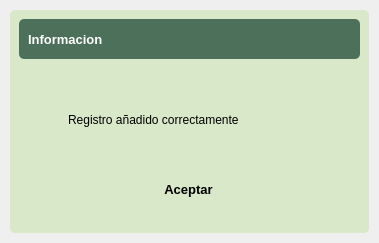
<?xml version="1.0" encoding="UTF-8"?>
<ui version="4.0">
 <class>DetailWindow</class>
 <widget class="QWidget" name="DetailWindow">
  <property name="geometry">
   <rect>
    <x>0</x>
    <y>0</y>
    <width>379</width>
    <height>243</height>
   </rect>
  </property>
  <property name="windowTitle">
   <string>Form</string>
  </property>
  <property name="styleSheet">
   <string notr="true">border-radius: 5px</string>
  </property>
  <layout class="QVBoxLayout" name="verticalLayout">
   <property name="spacing">
    <number>0</number>
   </property>
   <property name="leftMargin">
    <number>0</number>
   </property>
   <property name="topMargin">
    <number>0</number>
   </property>
   <property name="rightMargin">
    <number>0</number>
   </property>
   <property name="bottomMargin">
    <number>0</number>
   </property>
   <item>
    <widget class="QFrame" name="central_widget_frame">
     <property name="frameShape">
      <enum>QFrame::StyledPanel</enum>
     </property>
     <property name="frameShadow">
      <enum>QFrame::Raised</enum>
     </property>
     <layout class="QVBoxLayout" name="shadow_layout">
      <property name="spacing">
       <number>0</number>
      </property>
      <property name="leftMargin">
       <number>10</number>
      </property>
      <property name="topMargin">
       <number>10</number>
      </property>
      <property name="rightMargin">
       <number>10</number>
      </property>
      <property name="bottomMargin">
       <number>10</number>
      </property>
      <item>
       <widget class="QFrame" name="background_frame">
        <property name="styleSheet">
         <string notr="true">background-color: rgb(218, 232, 202);</string>
        </property>
        <property name="frameShape">
         <enum>QFrame::StyledPanel</enum>
        </property>
        <property name="frameShadow">
         <enum>QFrame::Raised</enum>
        </property>
        <layout class="QVBoxLayout" name="verticalLayout_2">
         <item>
          <widget class="QFrame" name="top_bar_frame">
           <property name="minimumSize">
            <size>
             <width>0</width>
             <height>40</height>
            </size>
           </property>
           <property name="maximumSize">
            <size>
             <width>16777215</width>
             <height>40</height>
            </size>
           </property>
           <property name="styleSheet">
            <string notr="true">background-color: #4d705b;</string>
           </property>
           <property name="frameShape">
            <enum>QFrame::StyledPanel</enum>
           </property>
           <property name="frameShadow">
            <enum>QFrame::Raised</enum>
           </property>
           <layout class="QHBoxLayout" name="horizontalLayout_3">
            <item>
             <widget class="QLabel" name="title_label">
              <property name="font">
               <font>
                <pointsize>10</pointsize>
                <weight>75</weight>
                <bold>true</bold>
               </font>
              </property>
              <property name="styleSheet">
               <string notr="true">color: white;</string>
              </property>
              <property name="text">
               <string>Informacion</string>
              </property>
             </widget>
            </item>
            <item>
             <widget class="QFrame" name="buttons_holder_frame">
              <property name="minimumSize">
               <size>
                <width>0</width>
                <height>30</height>
               </size>
              </property>
              <property name="maximumSize">
               <size>
                <width>113</width>
                <height>16777215</height>
               </size>
              </property>
              <property name="frameShape">
               <enum>QFrame::StyledPanel</enum>
              </property>
              <property name="frameShadow">
               <enum>QFrame::Raised</enum>
              </property>
              <widget class="QToolButton" name="minimize_button">
               <property name="geometry">
                <rect>
                 <x>10</x>
                 <y>0</y>
                 <width>22</width>
                 <height>22</height>
                </rect>
               </property>
               <property name="text">
                <string/>
               </property>
               <property name="icon">
                <iconset>
                 <normaloff>../../../PyAdministracion/pys6-recipes-organizer/assets/icons/minimize-window.png</normaloff>../../../PyAdministracion/pys6-recipes-organizer/assets/icons/minimize-window.png</iconset>
               </property>
               <property name="iconSize">
                <size>
                 <width>25</width>
                 <height>25</height>
                </size>
               </property>
              </widget>
              <widget class="QToolButton" name="restore_button">
               <property name="geometry">
                <rect>
                 <x>50</x>
                 <y>0</y>
                 <width>22</width>
                 <height>22</height>
                </rect>
               </property>
               <property name="text">
                <string/>
               </property>
               <property name="icon">
                <iconset>
                 <normaloff>../../../PyAdministracion/pys6-recipes-organizer/assets/icons/restore-window.png</normaloff>../../../PyAdministracion/pys6-recipes-organizer/assets/icons/restore-window.png</iconset>
               </property>
               <property name="iconSize">
                <size>
                 <width>25</width>
                 <height>25</height>
                </size>
               </property>
              </widget>
              <widget class="QToolButton" name="maximize_button">
               <property name="geometry">
                <rect>
                 <x>50</x>
                 <y>0</y>
                 <width>22</width>
                 <height>22</height>
                </rect>
               </property>
               <property name="text">
                <string/>
               </property>
               <property name="icon">
                <iconset>
                 <normaloff>../../../PyAdministracion/pys6-recipes-organizer/assets/icons/maximize-window.png</normaloff>../../../PyAdministracion/pys6-recipes-organizer/assets/icons/maximize-window.png</iconset>
               </property>
               <property name="iconSize">
                <size>
                 <width>25</width>
                 <height>25</height>
                </size>
               </property>
              </widget>
              <widget class="QToolButton" name="close_button">
               <property name="geometry">
                <rect>
                 <x>90</x>
                 <y>0</y>
                 <width>22</width>
                 <height>22</height>
                </rect>
               </property>
               <property name="text">
                <string/>
               </property>
               <property name="icon">
                <iconset>
                 <normaloff>../../../PyAdministracion/pys6-recipes-organizer/assets/icons/close-window.png</normaloff>../../../PyAdministracion/pys6-recipes-organizer/assets/icons/close-window.png</iconset>
               </property>
               <property name="iconSize">
                <size>
                 <width>25</width>
                 <height>25</height>
                </size>
               </property>
              </widget>
             </widget>
            </item>
           </layout>
          </widget>
         </item>
         <item>
          <widget class="QFrame" name="content_frame">
           <property name="frameShape">
            <enum>QFrame::StyledPanel</enum>
           </property>
           <property name="frameShadow">
            <enum>QFrame::Raised</enum>
           </property>
           <layout class="QVBoxLayout" name="verticalLayout_3">
            <item>
             <widget class="QFrame" name="frame">
              <property name="frameShape">
               <enum>QFrame::StyledPanel</enum>
              </property>
              <property name="frameShadow">
               <enum>QFrame::Raised</enum>
              </property>
              <widget class="QPushButton" name="add_edit_button_3">
               <property name="geometry">
                <rect>
                 <x>60</x>
                 <y>100</y>
                 <width>201</width>
                 <height>30</height>
                </rect>
               </property>
               <property name="font">
                <font>
                 <pointsize>10</pointsize>
                 <weight>75</weight>
                 <bold>true</bold>
                </font>
               </property>
               <property name="styleSheet">
                <string notr="true">QPushButton{
	background-color : #328f62;
	color: white;
}
QPushButton::hover {background-color : #ffc13b};</string>
               </property>
               <property name="text">
                <string>Aceptar</string>
               </property>
               <property name="icon">
                <iconset>
                 <normaloff>../../../PyAdministracion/pys6-recipes-organizer/assets/icons/plus.png</normaloff>../../../PyAdministracion/pys6-recipes-organizer/assets/icons/plus.png</iconset>
               </property>
               <property name="iconSize">
                <size>
                 <width>20</width>
                 <height>20</height>
                </size>
               </property>
              </widget>
              <widget class="QLabel" name="label_3">
               <property name="geometry">
                <rect>
                 <x>40</x>
                 <y>30</y>
                 <width>261</width>
                 <height>31</height>
                </rect>
               </property>
               <property name="styleSheet">
                <string notr="true">font: 12pt &quot;Segoe UI&quot;;</string>
               </property>
               <property name="text">
                <string>Registro añadido correctamente</string>
               </property>
              </widget>
             </widget>
            </item>
           </layout>
          </widget>
         </item>
        </layout>
       </widget>
      </item>
     </layout>
    </widget>
   </item>
  </layout>
 </widget>
 <resources/>
 <connections/>
</ui>
